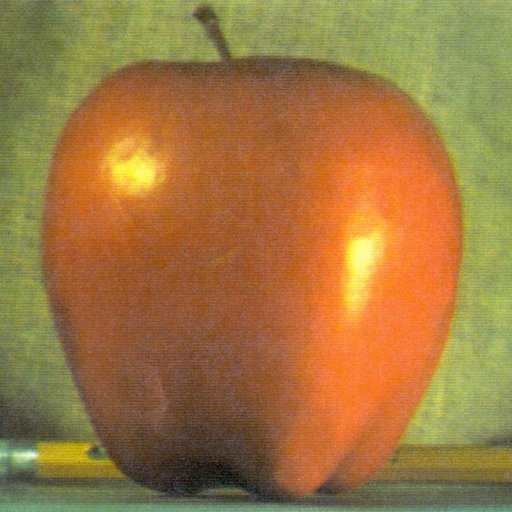
#> input picture images/apple.jpg, 512 x 512 px, found by its file name
$ python opencv14.py
#> lines starting #> are read from the running program, lines starting #| are printed output that depends on the picture; after the words box and inside, x2 and y2 are one past the last pixel; in counts of white or black regions, pixels touching at a corner belong together
#morphological transformations
import cv2
import numpy as np
from matplotlib import pyplot as plt

img=cv2.imread('apple.jpg')
#> img is the input picture: shape (512, 512, 3); mean B, G, R 64.8, 119.7, 159.1
img= cv2.cvtColor(img, cv2.COLOR_BGR2RGB)
gray = cv2.cvtColor(img, cv2.COLOR_RGB2GRAY)
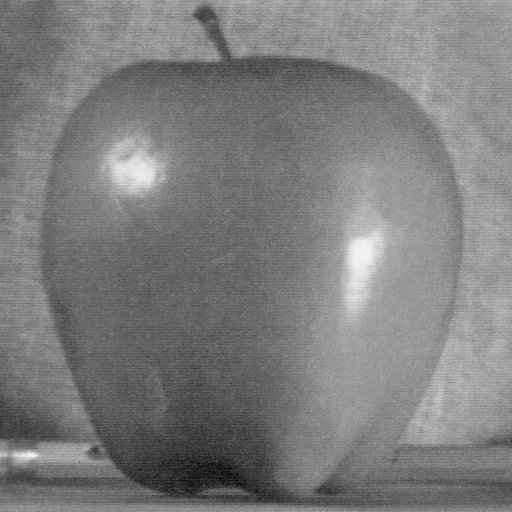
#> gray: shape (512, 512); min 7, max 248, mean 125.2
_,mask=cv2.threshold(gray,200,255,cv2.THRESH_BINARY_INV)
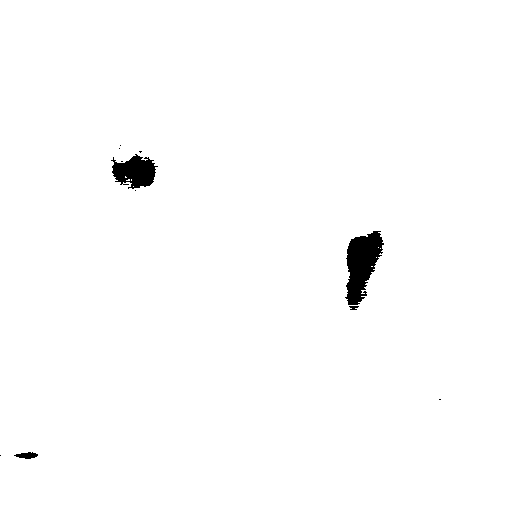
#> mask: shape (512, 512); 98.9% white; 11 black regions (7 under 20 px), largest, box (x1, y1, x2, y2) and area: (345, 231, 384, 305) 1729, (111, 154, 158, 189) 1034, (14, 452, 38, 459) 108, (349, 306, 359, 310) 28
_,mask2=cv2.threshold(gray,200,255,cv2.THRESH_BINARY)

img2=cv2.bitwise_and(img,img,mask=mask)
# [5 lines of commented-out code are left out]

kernal=np.ones((4,4),np.uint8)
dilation=cv2.dilate(img2,kernal,iterations=10)
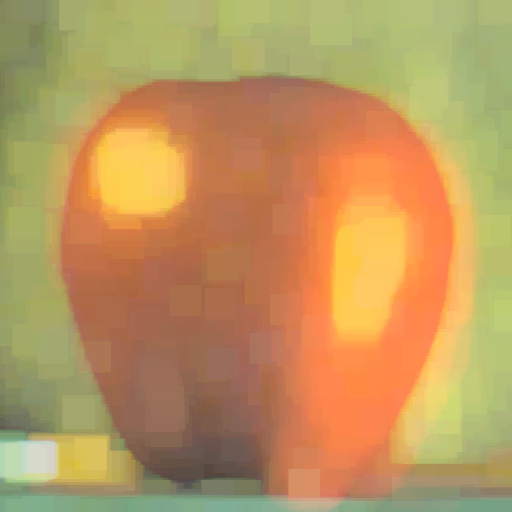
#> dilation: shape (512, 512, 3); mean R, G, B 188.9, 150.5, 93.5
# to removes small dots from balls we put a white sqaureover them
erosion=cv2.erode(dilation,kernal,iterations=1)
# erodes the boundaries
opening=cv2.morphologyEx(img,cv2.MORPH_OPEN,kernal)
closing=cv2.morphologyEx(img,cv2.MORPH_CLOSE,kernal)
mg=cv2.morphologyEx(img,cv2.MORPH_GRADIENT,kernal)
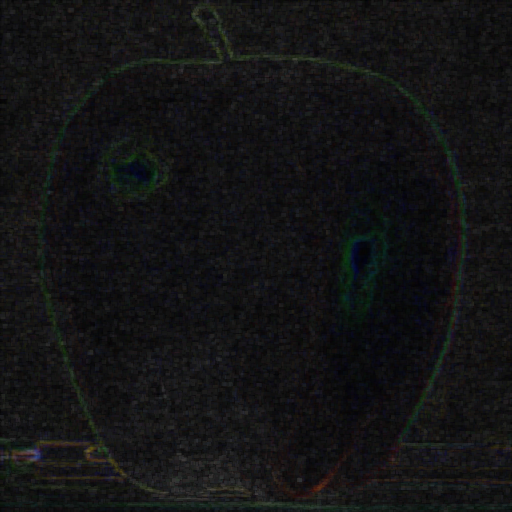
#> mg: shape (512, 512, 3); mean R, G, B 19.3, 19.6, 20.3
th=cv2.morphologyEx(img,cv2.MORPH_TOPHAT,kernal)
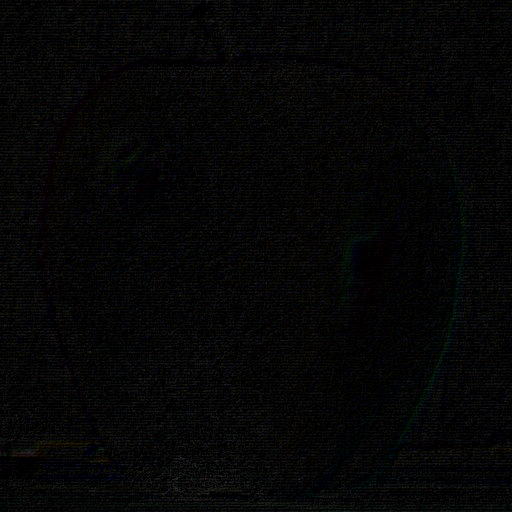
#> th: shape (512, 512, 3); mean R, G, B 5.6, 5.7, 5.8


titles=['image','mask','dilation','erosion','opening','closing','mg','th']
images=[img,img2,dilation,erosion,opening,closing,mg,th]


for  i in range(8):
    plt.subplot(2,4,i+1),plt.imshow(images[i],'gray')
    plt.title(titles[i])
    plt.xticks([]),plt.yticks([])

plt.show()

$ run again, with images/highway.jpg copied over images/apple.jpg
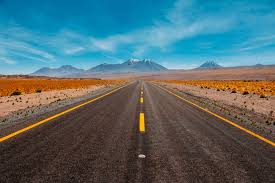
#> input picture images/highway.jpg, 275 x 183 px, found by its file name
#> img is the input picture: shape (183, 275, 3); mean B, G, R 111.1, 107.2, 83.7
#> `_,mask=cv2.threshold(gray,200,255,cv2.THRESH_BINARY_INV)`:
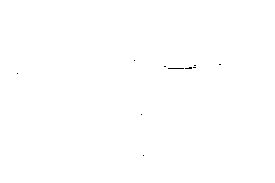
#> mask: shape (183, 275); 99.9% white; black in thin lines or dots, all inside (x1, y1, x2, y2) = (17, 60, 221, 156)
#> `th=cv2.morphologyEx(img,cv2.MORPH_TOPHAT,kernal)`:
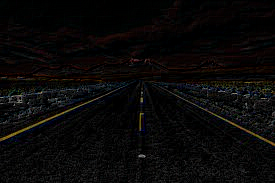
#> th: shape (183, 275, 3); mean R, G, B 9.4, 8.4, 8
